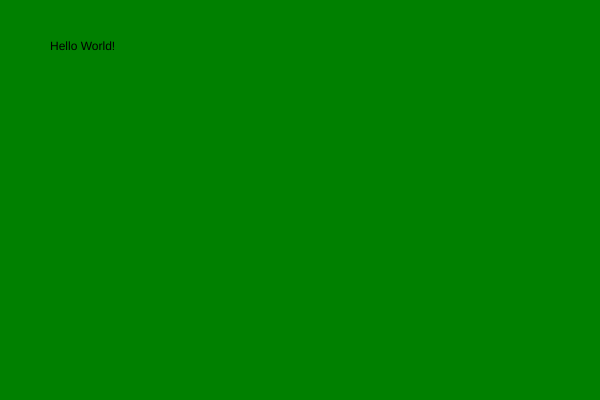
Frame 1 (no input)
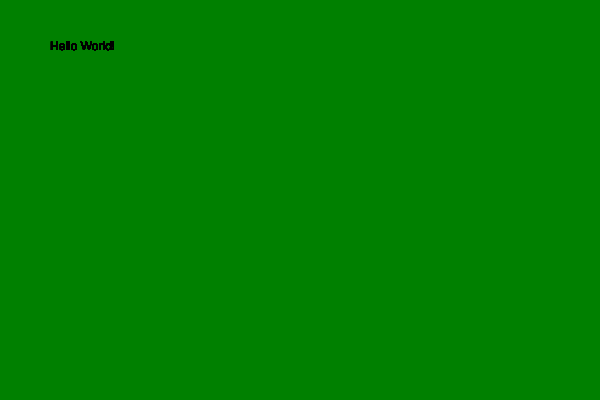
Frame 60 (no input)
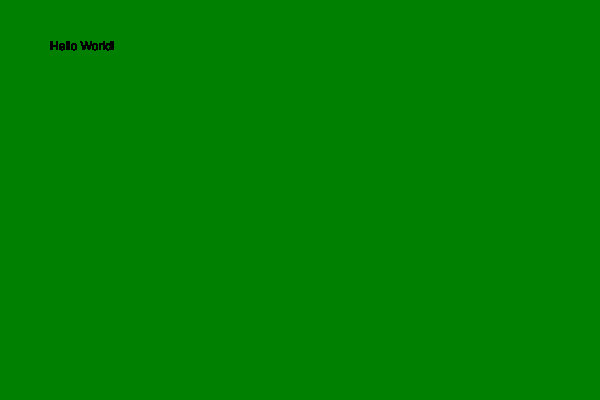
Frame 120 (the mouse pressed at the canvas centre since frame 60)

The p5.js sketch that drew these frames (run headless with seeded random() and noise() and a simulated clock; from frame 60 on, the mouse is pressed at the canvas centre):

// p5.js sketch
// ── sketch.js
//declaring the setup function
function setup() {
  //creating a canvas 600 px wide and 400 px high
  createCanvas( 600, 400);

  //remembering the semicolons
  //color the background green
  background( 'green');
}
//declaring a draw function
function draw() {
  //tell p5 to use the text string, "Hello World!" at x:50, y:50
  text("Hello World!", 50, 50);   //remembering semicolons
}
